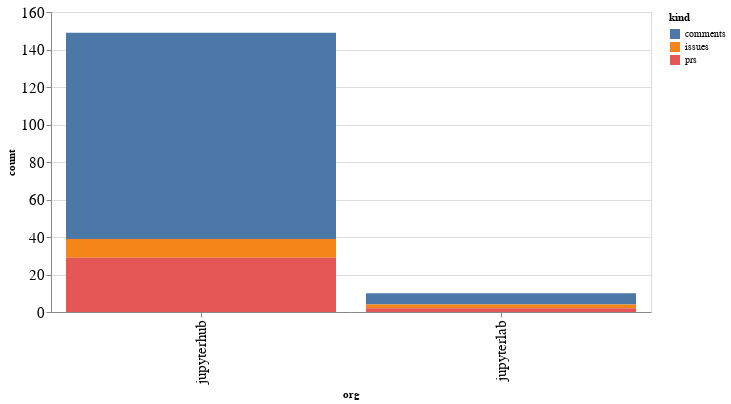

The cell this chart's notebook holds for it:
### Code cell
alt.Chart(org_summaries, width=600).mark_bar().encode(
    x='org',
    y='count',
    color='kind',
    tooltip="org"
)

### Figure 1 — Vega-Lite specification as saved in the notebook (floating-point values rounded to 4 significant figures)
{"config": {"axisLeft": {"labelFontSize": 15}, "axisBottom": {"labelFontSize": 15}}, "data": {"name": "data-a118d0030ad2c20aa483691d98e723cc"}, "mark": "bar", "encoding": {"color": {"type": "nominal", "field": "kind"}, "tooltip": {"type": "nominal", "field": "org"}, "x": {"type": "nominal", "field": "org"}, "y": {"type": "quantitative", "field": "count"}}, "width": 600, "$schema": "https://vega.github.io/schema/vega-lite/v4.8.1.json", "datasets": {"data-a118d0030ad2c20aa483691d98e723cc": [{"org": "jupyterhub", "kind": "comments", "count": 110}, {"org": "jupyterhub", "kind": "issues", "count": 10}, {"org": "jupyterhub", "kind": "prs", "count": 29}, {"org": "jupyterlab", "kind": "comments", "count": 6}, {"org": "jupyterlab", "kind": "issues", "count": 2}, {"org": "jupyterlab", "kind": "prs", "count": 2}]}}
